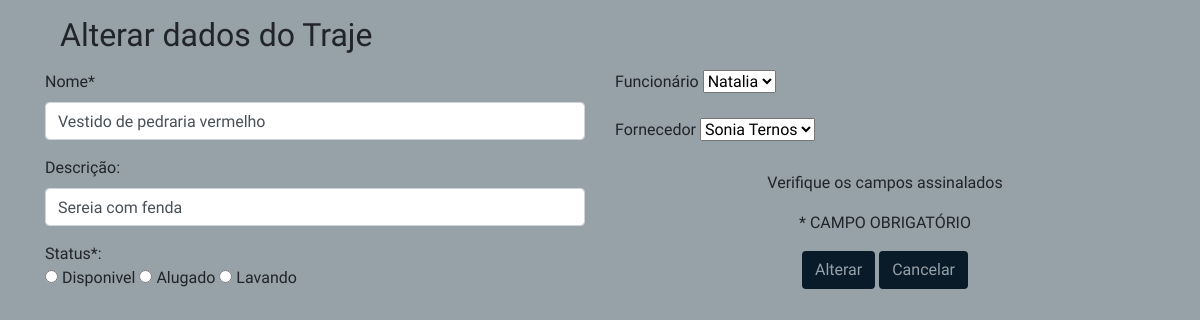
/edita_trajes.php?idTrajes=678, run on an earlier commit of the app's database.
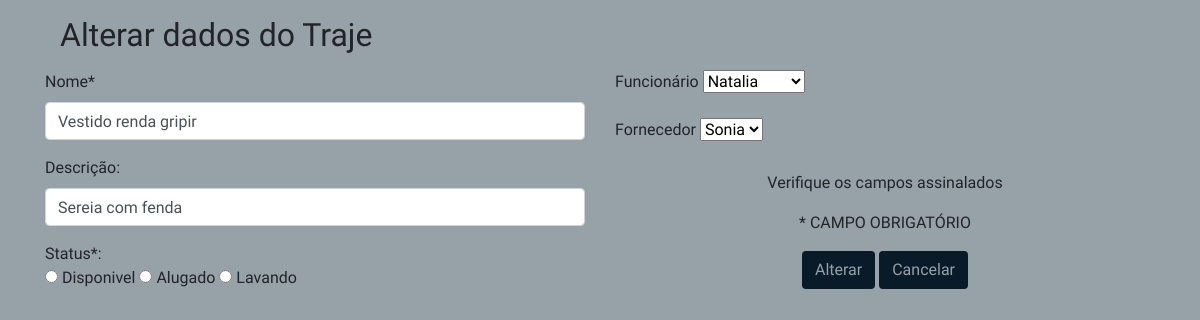
And on a later commit of the database.
### tables this page shows
CREATE TABLE IF NOT EXISTS `trajes` (
  `idTrajes` int(11) NOT NULL,
  `nome` varchar(150) NOT NULL,
  `descricao` varchar(250) NOT NULL,
  `status` enum('disponivel','indisponivel','alugado','lavando') NOT NULL,
  `Funcionarios_idFuncionario` int(11) NOT NULL,
  `Fornecedores_idFornecedores` int(11) NOT NULL,
  PRIMARY KEY (`idTrajes`),
  KEY `fk_Trajes_Funcionarios1_idx` (`Funcionarios_idFuncionario`),
  KEY `fk_Trajes_Fornecedores1_idx` (`Fornecedores_idFornecedores`),
  CONSTRAINT `fk_Trajes_Fornecedores1` FOREIGN KEY (`Fornecedores_idFornecedores`) REFERENCES `fornecedores` (`idFornecedores`) ON DELETE NO ACTION ON UPDATE NO ACTION,
  CONSTRAINT `fk_Trajes_Funcionarios1` FOREIGN KEY (`Funcionarios_idFuncionario`) REFERENCES `funcionarios` (`idFuncionario`) ON DELETE NO ACTION ON UPDATE NO ACTION
);

### edita_trajes.php (the view, shortened to what this page needs)
<!DOCTYPE html>
<html>
<head>
  <link rel="stylesheet" href="css/bootstrap.css">
	<link rel="stylesheet" href="css/all.css">
	<link rel="stylesheet" href="css/estilo.css">
</head>
<?php
	$idTrajes = $_GET["idTrajes"];
	include "funcoesbd.php";
	$conexao = conecta_bd();
	$dados = consulta_editar_traje($conexao,$idTrajes);
		$nome = $dados["nome"];
		$descricao = $dados["descricao"];
 ?>
<body style="background-color: #97a1a8;">
  <section id="formulario">
  	<div class="container">
  		<form action="edtraje_envia.php" method="post" name="form" id="form" onSubmit="return valida_dados(this)">
			<div class="col-md-12">
				<p><h2>Alterar dados do Traje</h2></p>
			 </div>
		<div class="row">
	<div class="col-md-6">
		<div class="form-group">
					<label>Nome*</label>
					<input type="text" required="required" name="nome" class="form-control" value="<?php echo
					$nome;?>">
        </div>
		 <div class="form-group">
					<label>Descrição:</label>
					<input type="text" required="required" name="descricao" class="form-control" value="<?php echo
					$descricao;?>">
		</div>
        <div class="form-group">
					<label class="form-check-label" for="status">Status*:</label>
								<p><input type="radio" name="status" value="disponivel"> Disponivel
						        <input type="radio" name="status" value="alugado"> Alugado
                           		<input type="radio" name="status" value="lavando"> Lavando
		</div>
    </div>
 		<div class="col-md-6">
        <div class="form-group">
					<label>Funcionário</label>
					<select name="funcionario">
						<?php
							$sql = "select * from funcionarios";
							$resultado_funcionario = mysqli_query($conn, $sql);
							while( $dados = mysqli_fetch_array($resultado_funcionario)){
								$codigo = $dados['idFuncionario'];
								$funcionario = $dados['nome'];
								echo "<option value=$codigo>$funcionario</option>";
							}
						?>
					</select>
		</div>
		 <div class="form-group">
					<label>Fornecedor</label>
					<select name="fornecedor">
						<?php
							$sql = "select * from fornecedores";
							$resultado_fornecedor = mysqli_query($conn, $sql);
							while( $dados = mysqli_fetch_array($resultado_fornecedor)){
								$codigo = $dados['idFornecedores'];
								$fornecedor = $dados['nome'];
								echo "<option value=$codigo>$fornecedor</option>";
							}
						?>
					</select>
		</div>
			<div class="col-md-6 text-center mx-auto d-block" style="padding-top: 5px;">
								<p>Verifique os campos assinalados</p>
								<p>* CAMPO OBRIGATÓRIO</p>
			<input type="submit" class="btn" value="Alterar" class="botao" style="background-color: #091b29; color:#97a1a8; ">
			<input type="reset" class="btn" name="cancelar" value="Cancelar" class="botao" onclick="javascript: location.href='traje.php';" style="background-color: #091b29; color:#97a1a8; ">
			</div>
	</div>
	</div>
	</form>
	</div>
</section>
</body>
</html>

What changed in the data, as far as the page shows it:
changed trajes "Sereia com fenda": nome "Vestido de pedraria vermelho" → "Vestido renda gripir"
Also different on the page:
form field fornecedor: "Sonia Ternos" → "Sonia"
